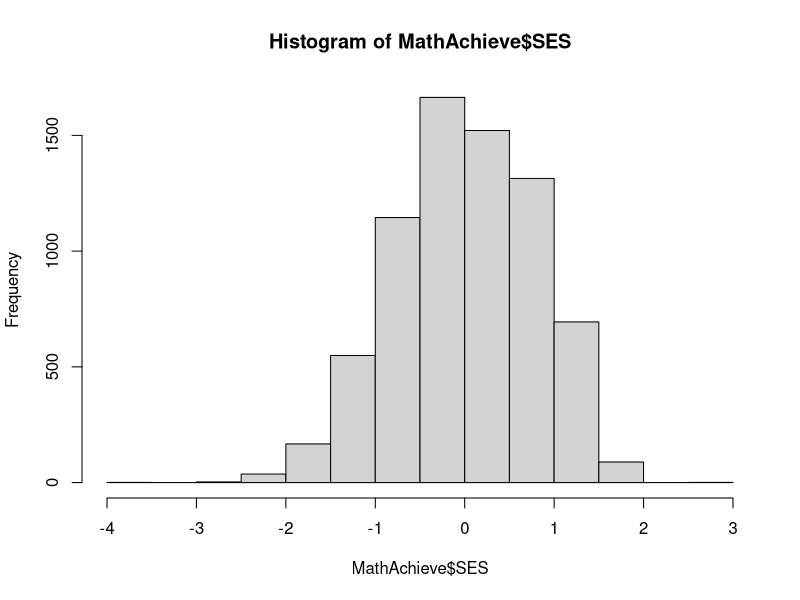
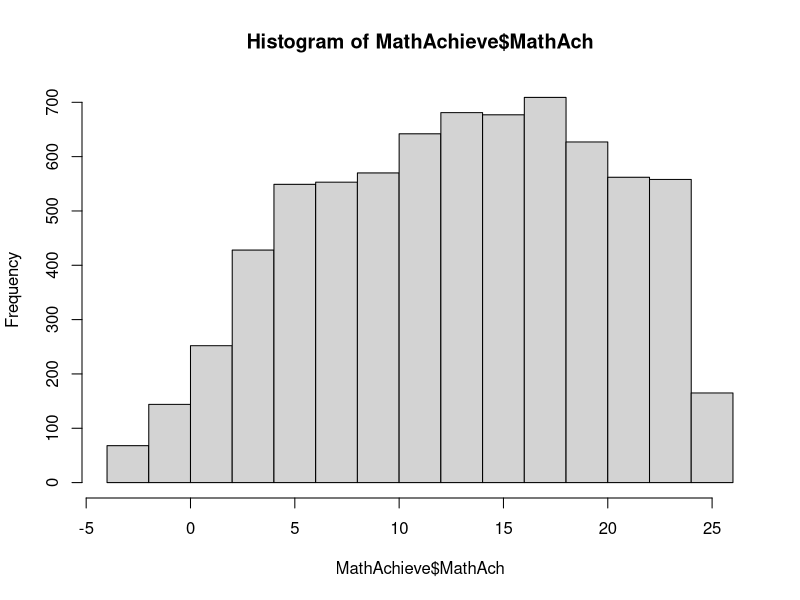
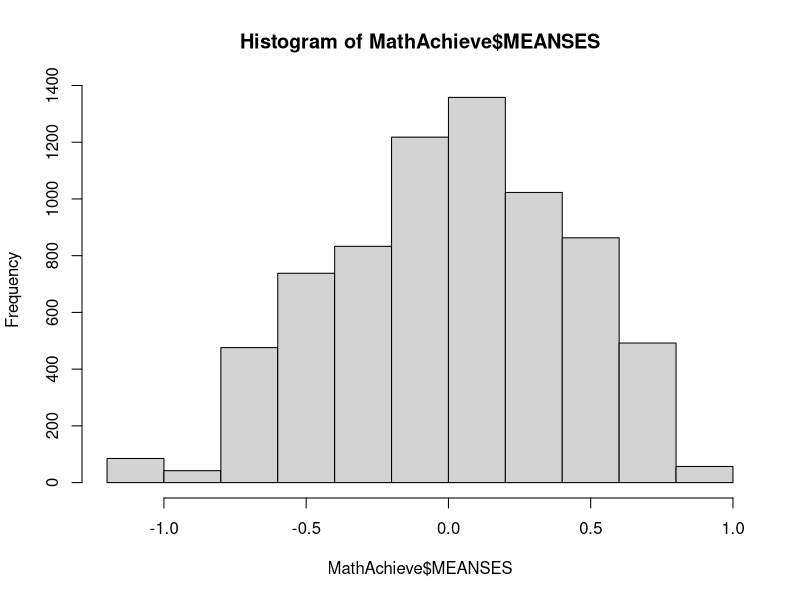

Write the R code that produced these figures, in order. (Note: this script raises an error after producing the figures.)
## ---- chunk 1
# install.packages("nlme")
library(nlme)

head(MathAchieve)
str(MathAchieve)
?nlme::MathAchieve

table(MathAchieve$Minority)
table(MathAchieve$Sex)

hist(MathAchieve$SES)
hist(MathAchieve$MathAch)
hist(MathAchieve$MEANSES)

length(unique(MathAchieve$MEANSES))
length(unique(MathAchieve$School))

summary(MathAchieve)
## ---- chunk 2
# install.packages("nlme")
library(nlme)
## ---- chunk 3
...
## ---- chunk 4
...
## ---- chunk 5
...
## ---- chunk 6
...
## ---- chunk 7
...
